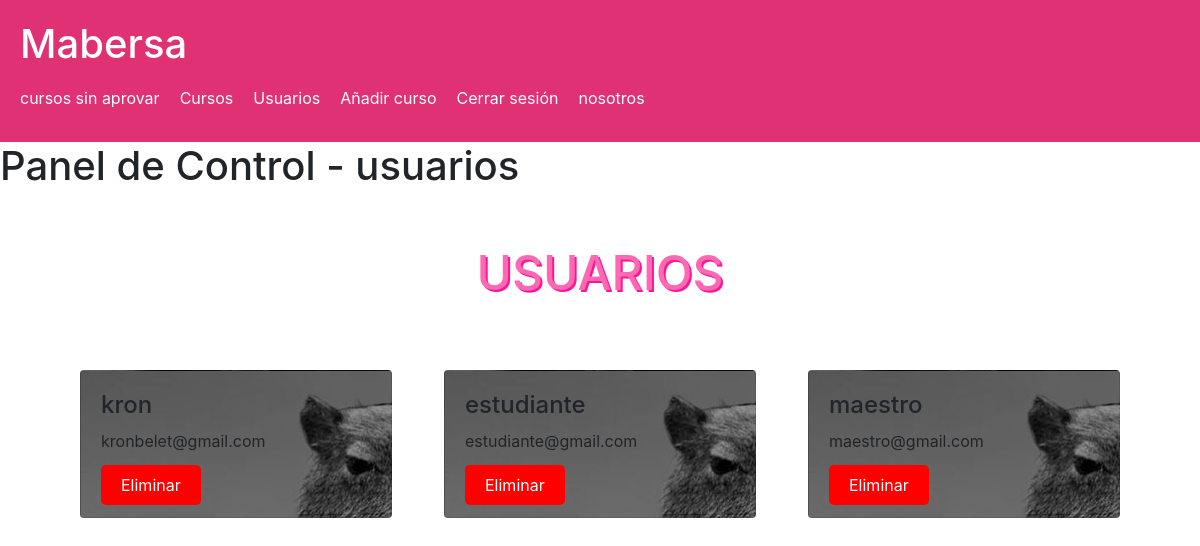
Page /user.php (signed in) on the earlier database version.
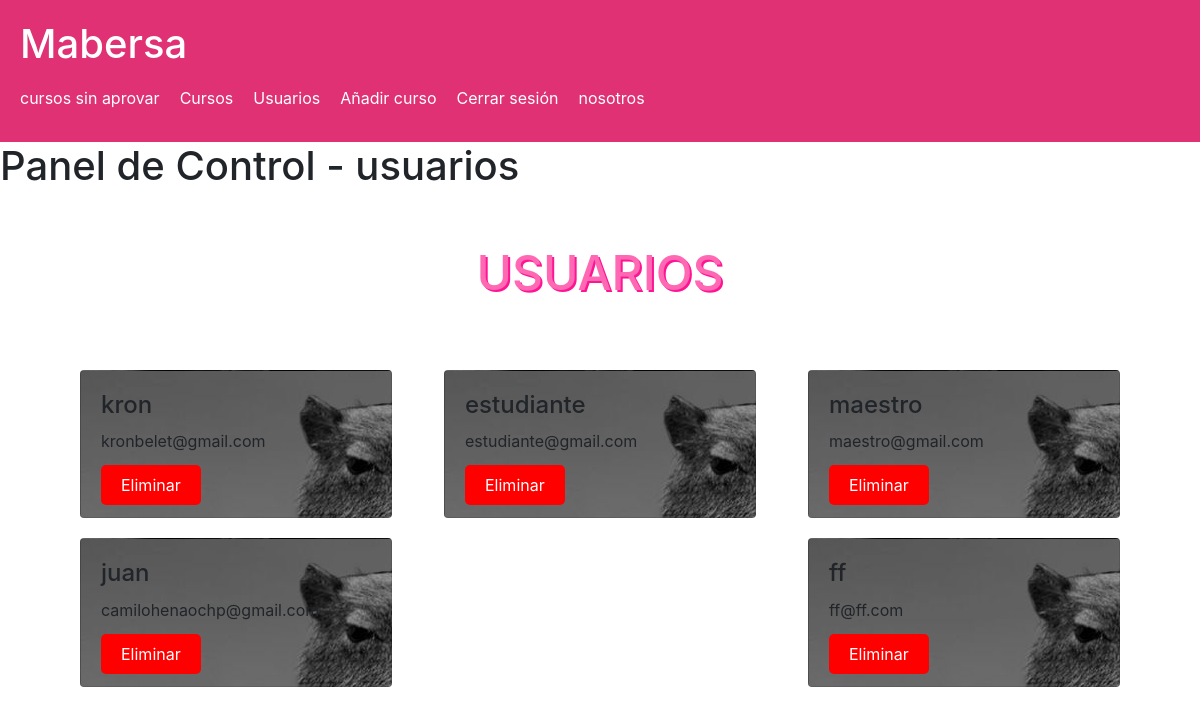
Same page on the later database version.
### tables this page shows
CREATE TABLE `users` (
  `u_id` int(11) NOT NULL,
  `name` varchar(255) NOT NULL,
  `email` varchar(255) NOT NULL,
  `password` varchar(255) NOT NULL,
  `role` enum('teacher','student','admin') NOT NULL DEFAULT 'student',
  `timestamp` timestamp NOT NULL DEFAULT current_timestamp()
);

### user.php (the view, shortened to what this page needs)
<?php
require_once('db_conn.php');
$show = '';
$sql = "SELECT * FROM users ORDER BY `u_id`";
$result = mysqli_query($conn, $sql);
if (mysqli_num_rows($result) > 0) {
     while($row = mysqli_fetch_assoc($result)) {
         $u_id = $row['u_id'];
         $show .= '<div class="card">
         <div class="card-content">
             <h2>'.$row['name'].'</h2>
             <p>'.$row['email'].'</p>
             <a href="delete.php?u_id='.$u_id.'" class="eliminar">Eliminar</a>
         </div>
     </div>';
     }
 }
 else {
    $show = "<div class='error'>No se encontraron usuarios.</div>";
}
?>
<!DOCTYPE html>
<html lang="en">
<head>
    <link rel="stylesheet" type="text/css" href="./assets/css/style.css">
    <link rel="stylesheet" href="https://maxcdn.bootstrapcdn.com/bootstrap/4.5.2/css/bootstrap.min.css">
</head>
</head>
<body>
<?php include('header.php'); ?>
    <h1 class="mb-4">Panel de Control - usuarios</h1>
    <main>
            <h1 class="page-title">USUARIOS</h1>
            <div class="card-container">
                <?php echo $show; ?>
            </div>
    </main>
</body>
</html>
</body>
</html>

### header.php (shortened to what this page needs)
<header>
    <h1>Mabersa</h1>
    <nav>
        <ul>
            <?php
            if (isset($_SESSION['role']) && $_SESSION['role'] == 'student') {
                echo '<li><a href="index.php">Hogar</a></li>';
                echo '<li><a href="courses.php">Cursos</a></li>';
                echo '<li><a href="student_dashboard.php">Panel</a></li>';
                echo '<li><a href="logout.php">Cerrar sesión</a></li>';
                echo '<li><a href="politics.php">nosotros</a></li>';
            }
            elseif (isset($_SESSION['role']) && $_SESSION['role'] == 'admin') {
                echo '<li><a href="approved_courses.php">cursos sin aprovar</a></li>';
                echo '<li><a href="admin_dashboard.php">Cursos</a></li>';
                echo '<li><a href="user.php">Usuarios</a></li>';
                echo '<li><a href="add_course.php">Añadir curso</a></li>';
                echo '<li><a href="logout.php">Cerrar sesión</a></li>';
                echo '<li><a href="politics.php">nosotros</a></li>';
            }
            else {
                echo '<li><a href="index.php">Hogar</a></li>';
                echo '<li><a href="courses.php">Cursos</a></li>';
                echo '<li><a href="login.php">Iniciar sesión/Registrarse</a></li>';
                echo '<li><a href="politics.php">nosotros</a></li>';
            }
            ?>
        </ul>
    </nav>
</header>

### assets/css/style.css (style rules this page uses)
* { box-sizing: border-box; margin: 0; padding: 0; }
body { margin: 0; padding: 0; font-family: Arial, sans-serif; }
main { padding: 0 50px; }
header { background-color: #df2e72fb; color: white; padding: 20px; }
nav ul { margin: 0; padding: 0; list-style: none; }
nav li { display: inline-block; margin-right: 20px; }
nav a { color: white; text-decoration: none; display: inline-block; padding: 10px 0; border-bottom: 2px solid transparent; }
.page-title { font-size: 48px; padding: 30px 0; text-align: center; color: #ff69b4; text-shadow: 2px 2px #ff1493; }
.card-container { padding: 30px; display: flex; flex-wrap: wrap; justify-content: space-between; }
.card { background-image: url(../images/capi.jpg); width: 30%; margin-bottom: 20px; border: 1px solid #ddd; border-radius: 5px; padding: 20px; }
.card h2 { font-size: 24px; margin-bottom: 10px; }
.card p { font-size: 16px; line-height: 1.5; margin-bottom: 20px; }
.eliminar { padding: 10px 20px; background-color: red; color: #fff; text-decoration: none; border-radius: 5px; transition: background-color 0.2s ease; }

Differences in the rows shown:
added users: name "juan", email "camilohenaochp@gmail.com"
added users: name "ff", email "ff@ff.com"
